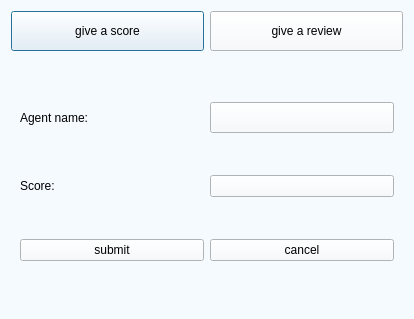
<?xml version="1.0" encoding="UTF-8"?>
<ui version="4.0">
 <class>BuyerMenu_Dialog_feedback</class>
 <widget class="QDialog" name="BuyerMenu_Dialog_feedback">
  <property name="geometry">
   <rect>
    <x>0</x>
    <y>0</y>
    <width>414</width>
    <height>319</height>
   </rect>
  </property>
  <property name="windowTitle">
   <string>Dialog</string>
  </property>
  <property name="styleSheet">
   <string notr="true">background-color: rgb(245, 250, 254);</string>
  </property>
  <layout class="QVBoxLayout" name="verticalLayout_2">
   <item>
    <layout class="QHBoxLayout" name="horizontalLayout">
     <item>
      <widget class="PushButton" name="btn_score">
       <property name="minimumSize">
        <size>
         <width>121</width>
         <height>40</height>
        </size>
       </property>
       <property name="text">
        <string>give a score</string>
       </property>
      </widget>
     </item>
     <item>
      <widget class="PushButton" name="btn_review">
       <property name="minimumSize">
        <size>
         <width>121</width>
         <height>40</height>
        </size>
       </property>
       <property name="text">
        <string>give a review</string>
       </property>
      </widget>
     </item>
    </layout>
   </item>
   <item>
    <widget class="SlideAniStackedWidget" name="SlideAniStackedWidget">
     <property name="currentIndex">
      <number>0</number>
     </property>
     <widget class="QWidget" name="page">
      <layout class="QVBoxLayout" name="verticalLayout">
       <item>
        <layout class="QHBoxLayout" name="horizontalLayout_2">
         <item>
          <widget class="SubtitleLabel" name="SubtitleLabel">
           <property name="text">
            <string>Agent name:</string>
           </property>
          </widget>
         </item>
         <item>
          <widget class="ComboBox" name="ComboBox_agent_2">
           <property name="minimumSize">
            <size>
             <width>121</width>
             <height>31</height>
            </size>
           </property>
          </widget>
         </item>
        </layout>
       </item>
       <item>
        <layout class="QHBoxLayout" name="horizontalLayout_3">
         <item>
          <widget class="SubtitleLabel" name="SubtitleLabel_2">
           <property name="text">
            <string>Score:</string>
           </property>
          </widget>
         </item>
         <item>
          <widget class="ComboBox" name="ComboBox_score"/>
         </item>
        </layout>
       </item>
       <item>
        <layout class="QHBoxLayout" name="horizontalLayout_4">
         <item>
          <widget class="FilledPushButton" name="btn_submit_score">
           <property name="text">
            <string>submit</string>
           </property>
          </widget>
         </item>
         <item>
          <widget class="PushButton" name="PushButton">
           <property name="text">
            <string>cancel</string>
           </property>
          </widget>
         </item>
        </layout>
       </item>
      </layout>
     </widget>
     <widget class="QWidget" name="page_2">
      <layout class="QVBoxLayout" name="verticalLayout_3">
       <item>
        <layout class="QHBoxLayout" name="horizontalLayout_5">
         <item>
          <widget class="SubtitleLabel" name="SubtitleLabel_3">
           <property name="text">
            <string>Agent name:</string>
           </property>
          </widget>
         </item>
         <item>
          <widget class="ComboBox" name="ComboBox_agent">
           <property name="minimumSize">
            <size>
             <width>121</width>
             <height>31</height>
            </size>
           </property>
          </widget>
         </item>
        </layout>
       </item>
       <item>
        <layout class="QHBoxLayout" name="horizontalLayout_6">
         <item>
          <widget class="SubtitleLabel" name="SubtitleLabel_4">
           <property name="text">
            <string>review:</string>
           </property>
          </widget>
         </item>
         <item>
          <widget class="TextEdit" name="TextEdit_review"/>
         </item>
        </layout>
       </item>
       <item>
        <layout class="QHBoxLayout" name="horizontalLayout_8">
         <item>
          <widget class="FilledPushButton" name="btn_submit_review">
           <property name="text">
            <string>submit</string>
           </property>
          </widget>
         </item>
         <item>
          <widget class="PushButton" name="PushButton_cancel">
           <property name="text">
            <string>cancel</string>
           </property>
          </widget>
         </item>
        </layout>
       </item>
      </layout>
     </widget>
    </widget>
   </item>
  </layout>
 </widget>
 <customwidgets>
  <customwidget>
   <class>ComboBox</class>
   <extends>QPushButton</extends>
   <header>qfluentwidgets</header>
  </customwidget>
  <customwidget>
   <class>PushButton</class>
   <extends>QPushButton</extends>
   <header>qfluentwidgets</header>
  </customwidget>
  <customwidget>
   <class>FilledPushButton</class>
   <extends>PushButton</extends>
   <header>qfluentwidgetspro</header>
  </customwidget>
  <customwidget>
   <class>SlideAniStackedWidget</class>
   <extends>QStackedWidget</extends>
   <header>qfluentwidgetspro</header>
   <container>1</container>
  </customwidget>
  <customwidget>
   <class>SubtitleLabel</class>
   <extends>QLabel</extends>
   <header>qfluentwidgets</header>
  </customwidget>
  <customwidget>
   <class>TextEdit</class>
   <extends>QTextEdit</extends>
   <header>qfluentwidgets</header>
  </customwidget>
 </customwidgets>
 <resources/>
 <connections>
  <connection>
   <sender>PushButton_cancel</sender>
   <signal>pressed()</signal>
   <receiver>BuyerMenu_Dialog_feedback</receiver>
   <slot>close()</slot>
   <hints>
    <hint type="sourcelabel">
     <x>273</x>
     <y>282</y>
    </hint>
    <hint type="destinationlabel">
     <x>331</x>
     <y>312</y>
    </hint>
   </hints>
  </connection>
  <connection>
   <sender>PushButton</sender>
   <signal>pressed()</signal>
   <receiver>BuyerMenu_Dialog_feedback</receiver>
   <slot>close()</slot>
   <hints>
    <hint type="sourcelabel">
     <x>315</x>
     <y>265</y>
    </hint>
    <hint type="destinationlabel">
     <x>410</x>
     <y>317</y>
    </hint>
   </hints>
  </connection>
 </connections>
</ui>
